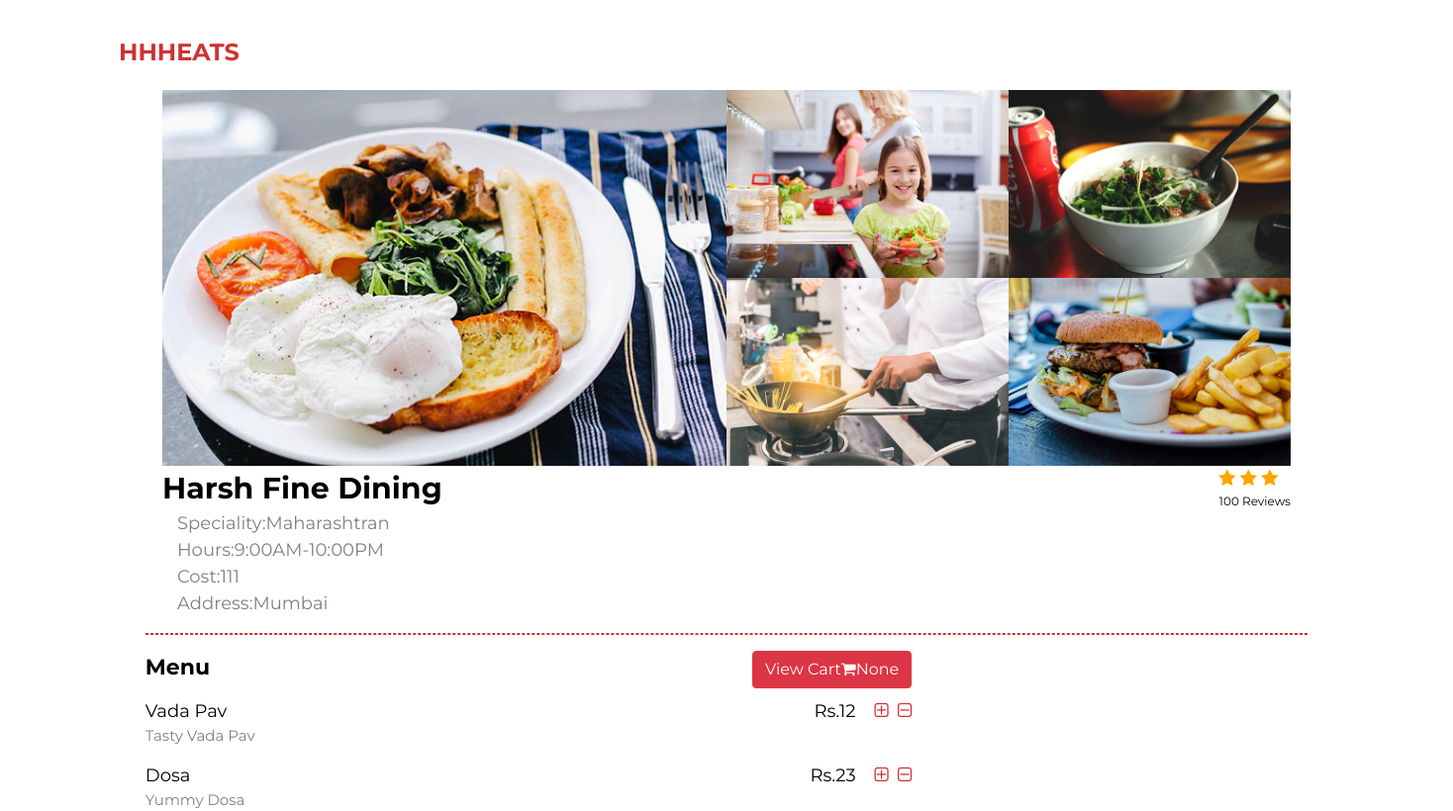
/menu/1, run on an earlier commit of the app's database.
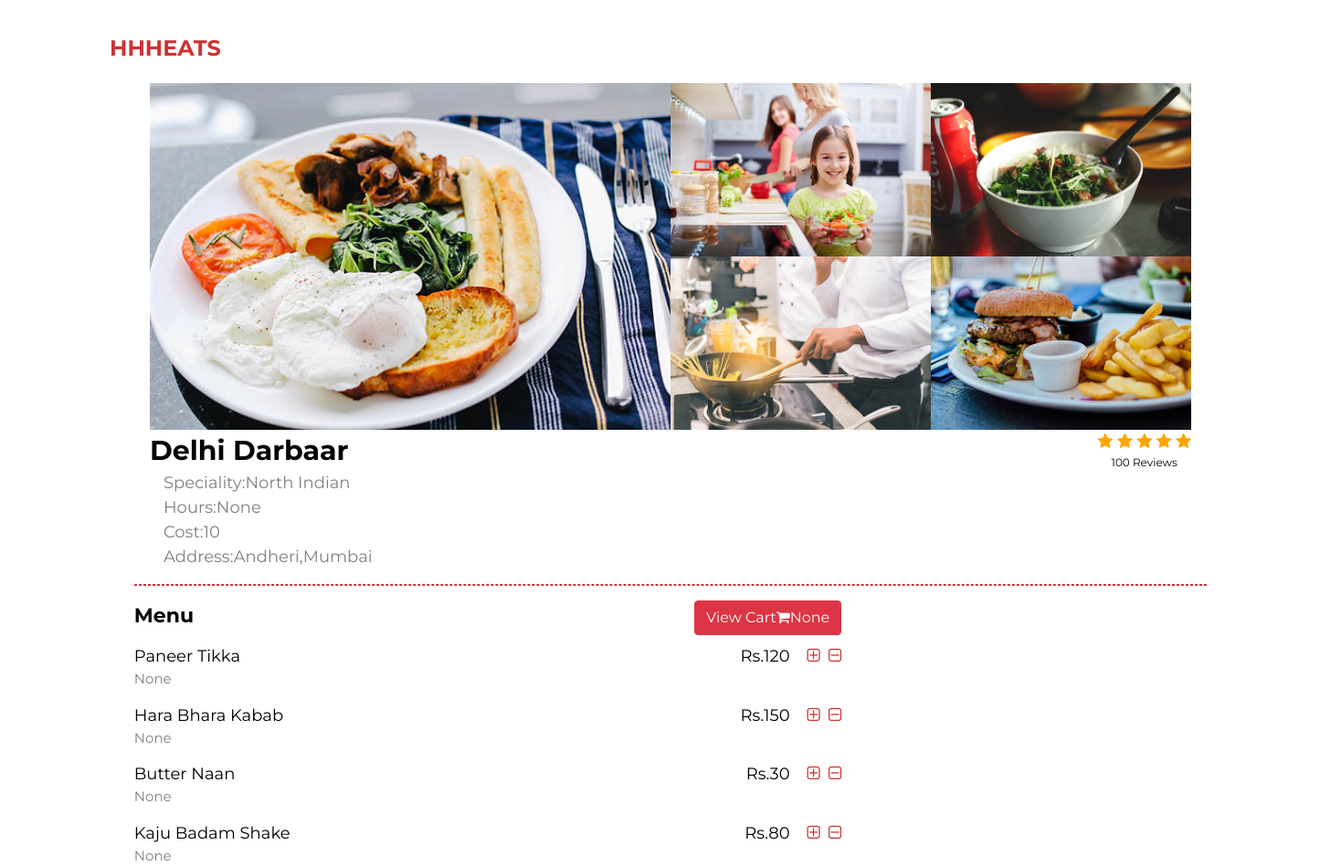
And on a later commit of the database.
### foodapp/models.py (models this page shows, shortened)
class Restaurant(models.Model):
    user = models.OneToOneField(Owner, on_delete=models.CASCADE)
    rname = models.CharField(max_length=100, blank=False)
    info = models.CharField(max_length=40, blank=False)
    min_ord = models.CharField(max_length=5, blank=False)
    location = models.CharField(max_length=40, blank=False)
    r_logo = models.FileField(upload_to="rest_logo",blank=False)
    speciality=models.CharField(max_length=200,null=True,blank=True)
    hours=models.CharField(max_length=200,null=True,blank=True)
    rating=models.IntegerField(null=True,blank=True)
    phone=models.CharField(max_length=20,null=True,blank=True)
    REST_STATE_OPEN = "Open"
    REST_STATE_CLOSE = "Closed"
    REST_STATE_CHOICES = (
        (REST_STATE_OPEN, REST_STATE_OPEN),
        (REST_STATE_CLOSE, REST_STATE_CLOSE),
    )
    status = models.CharField(
        max_length=50, choices=REST_STATE_CHOICES, default=REST_STATE_OPEN, blank=False
    )
    approved = models.BooleanField(blank=False, default=True)

class MenuItem(models.Model):
    id = models.AutoField(primary_key=True)
    fname = models.CharField(max_length=30, blank=False)
    category = models.CharField(max_length=50, blank=False)
    description=models.CharField(max_length=200, blank=True,null=True)
    price = models.IntegerField(blank=False)

### foodapp/views.py (the view)
# urls.py: path("menu/<int:pk>",views.restuarantMenu,name="restuarantMenu"),
def restuarantMenu(request, pk=None):
    menu = Menu.objects.get(r_id=pk)
    rest = Restaurant.objects.get(id=pk)
    items = []
    context={
        'rest':rest,
        'menu':menu,
        'r_id':pk
    }
    return render(request, "menu.html", context)

### foodapp/templatetags/giverange.py (called while the page is built, shortened)
@register.filter(name='val')
def val(count):
    return range(count)

@register.filter(name='cart')
def cart_count(user):
    print("jhkdsfhkjsdhfkjdshfkjdfjhk")

### foodapp/templates/menu.html (shortened to what this page needs)
{% load static %}
{% load giverange %}
<!DOCTYPE html>
<html lang="en">
<head>
     <link rel="stylesheet" href="https://maxcdn.bootstrapcdn.com/bootstrap/4.5.2/css/bootstrap.min.css">
     <link rel="stylesheet" href="https://cdnjs.cloudflare.com/ajax/libs/font-awesome/4.7.0/css/font-awesome.min.css">
     <link rel="stylesheet" href="{% static 'css/menu.css' %}">
</head>
<body>
  <a href="{% url 'login' %}" class="navbar-brand">HHHEATS</a>
  <div id="menu" data-stellar-background-ratio="0.5">
          <div class="container">
               <div class="row">
                    <div class="col-md-6 col-sm-6">
                         <div class="menu-thumb">
                              <a href="{% static 'images/menu-image1.jpg' %}" class="image-popup" title="American Breakfast">
                                   <img src="images/menu-image1.jpg" class="img-responsive" alt="">
                              </a>
                         </div>
                    </div>
                    <div class="col-md-3 col-sm-6">
                         <div class="menu-thumb">
                              <a href="images/menu-image2.jpg" class="image-popup" title="Self-made Salad">
                                   <img src="images/menu-image2.jpg" class="img-responsive" alt="">
                              </a>
                         </div>
                         <div class="menu-thumb">
                            <a href="images/menu-image3.jpg" class="image-popup" title="Chinese Noodle">
                                 <img src="images/menu-image3.jpg" class="img-responsive" alt="">
                            </a>
                       </div>
                    </div>
                    <div class="col-md-3 col-sm-6">
                        <div class="menu-thumb">
                            <a href="images/menu-image4.jpg" class="image-popup" title="Rice Soup">
                                 <img src="images/menu-image4.jpg" class="img-responsive" alt="">
                            </a>
                       </div>
                       <div class="menu-thumb">
                        <a href="images/menu-image5.jpg" class="image-popup" title="Project title">
                             <img src="images/menu-image5.jpg" class="img-responsive" alt="">
                        </a>
                   </div>
                    </div>
                    <div class="resname">{{rest.rname}}</div>
                    <div class="rating">
                    {% for i in rest.rating|val %}
                    <span class="fa fa-star checked"></span>
                    {% endfor %}
                    <div class="review">100 Reviews</div>
                    </div>
               </div>
               <div class="resinfo">
                    <div>Speciality:{{rest.speciality}}</div>
                    <div>Hours:{{rest.hours}}</div>
                    <div>Cost:{{rest.min_ord}}</div>
                    <div>Address:{{rest.location}}</div>
               </div>
          </div><hr>
          <div class="fooditems">Menu <a href="{% url "cart" r_id %}"><button type="button" class="btn btn-danger">View Cart<i class="fa fa-shopping-cart" aria-hidden="true"></i>{{request.user|cart}}</button></a>  </div>
          {% for i in menu.r_menu.all %}
          <form method="POST">
          <div class="food-item">{{i.fname}}<span class="food-cost">Rs.{{i.price}}&nbsp;&nbsp;&nbsp; <a href="{% url 'NewOrder' pk=i.id rid=rest.id %}"><i class="fa fa-plus-square-o" aria-hidden="true"></i></a>&nbsp;&nbsp;<a href="{% url 'remove order' pk=i.id rid=rest.id %}"><i class="fa fa-minus-square-o" aria-hidden="true"></i></a></span>
          <div class="food-desc">{{i.description}}</div>
          </form>
          {% endfor %}
          </div>
</body>
</html>

### foodapp/static/css/menu.css (style rules this page uses)
body { background-color: #ffffff; color: black; font-family: 'Montserrat', sans-serif; overflow-x: hidden; }
.navbar-brand { color: #ce3232; font-size: 24px; font-weight: bold; margin-left: 120px; margin-top: 30px; padding-right: 100%; padding-bottom: 20px; }
#menu { padding: 0; display: block; margin-left: auto; margin-right: auto; width: 80%; height: 600px; }
#menu .col-md-3 { margin: 0; padding: 0; }
#menu .col-md-6 { margin: 0; padding: 0; }
.menu-thumb img { width: 100%; transition: 0.5s; }
#menu .menu-thumb { overflow: hidden; position: relative; cursor: pointer; }
.resname { font-size: 30px; font-weight: bold; }
.fa-star { color: lightgrey; }
.checked { color: orange; }
.rating { margin-left: auto; font-size: 18px; }
.review { font-size: 12px; text-align: center; }
.resinfo { font-size: 18px; color: gray; }
hr { border: 0.5px dashed #ce3232; }
.fooditems { font-size: 22px; font-weight: bold; }
.food-item { margin-top: 15px; font-size: 18px; }
.food-cost { float: right; margin-right: 400px; }
.food-desc { font-size: 15px; width: 550px; color: gray; }
.fa-plus-square-o { color: #ce3232; }
.fa-minus-square-o { color: #ce3232; }
.btn-danger { float: right; margin-right: 400px; }

What changed in the data, as far as the page shows it:
removed MenuItem: fname "Vada Pav", price "12", description "Tasty Vada Pav"
removed MenuItem: fname "Dosa", price "23", description "Yummy Dosa"
changed Restaurant: rname "Harsh Fine Dining" → "Delhi Darbaar"; rating 3 → 5 (drawn); speciality "Maharashtran" → "North Indian"; hours "9:00AM-10:00PM" → "None"; min_ord "111" → "10"; location "Mumbai" → "Andheri,Mumbai"
now on this page (row edited): MenuItem: fname "Paneer Tikka", price "120", description "None"
added MenuItem: fname "Hara Bhara Kabab", price "150", description "None"
added MenuItem: fname "Butter Naan", price "30", description "None"
added MenuItem: fname "Kaju Badam Shake", price "80", description "None"
